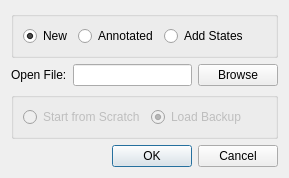
<?xml version="1.0" encoding="UTF-8"?>
<ui version="4.0">
 <class>OpenFile</class>
 <widget class="QDialog" name="OpenFile">
  <property name="geometry">
   <rect>
    <x>0</x>
    <y>0</y>
    <width>289</width>
    <height>164</height>
   </rect>
  </property>
  <property name="windowTitle">
   <string>Open File</string>
  </property>
  <layout class="QVBoxLayout" name="verticalLayout">
   <item>
    <widget class="QGroupBox" name="groupBox">
     <property name="title">
      <string/>
     </property>
     <layout class="QHBoxLayout" name="horizontalLayout">
      <item>
       <widget class="QRadioButton" name="new_radioButton">
        <property name="text">
         <string>New</string>
        </property>
        <property name="checked">
         <bool>true</bool>
        </property>
       </widget>
      </item>
      <item>
       <widget class="QRadioButton" name="annotated_radioButton">
        <property name="text">
         <string>Annotated</string>
        </property>
       </widget>
      </item>
      <item>
       <widget class="QRadioButton" name="states_radioButton">
        <property name="text">
         <string>Add States</string>
        </property>
       </widget>
      </item>
      <item>
       <spacer name="horizontalSpacer">
        <property name="orientation">
         <enum>Qt::Horizontal</enum>
        </property>
        <property name="sizeHint" stdset="0">
         <size>
          <width>40</width>
          <height>20</height>
         </size>
        </property>
       </spacer>
      </item>
     </layout>
    </widget>
   </item>
   <item>
    <layout class="QHBoxLayout" name="horizontalLayout_3">
     <item>
      <widget class="QLabel" name="label">
       <property name="text">
        <string>Open File:</string>
       </property>
      </widget>
     </item>
     <item>
      <widget class="QLineEdit" name="path_lineEdit"/>
     </item>
     <item>
      <widget class="QPushButton" name="browse_button">
       <property name="text">
        <string>Browse</string>
       </property>
      </widget>
     </item>
    </layout>
   </item>
   <item>
    <widget class="QGroupBox" name="groupBox_2">
     <property name="title">
      <string/>
     </property>
     <layout class="QHBoxLayout" name="horizontalLayout_2">
      <item>
       <widget class="QRadioButton" name="scratch_radioButton">
        <property name="enabled">
         <bool>false</bool>
        </property>
        <property name="text">
         <string>Start from Scratch</string>
        </property>
        <property name="checked">
         <bool>false</bool>
        </property>
       </widget>
      </item>
      <item>
       <widget class="QRadioButton" name="backup_radioButton">
        <property name="enabled">
         <bool>false</bool>
        </property>
        <property name="text">
         <string>Load Backup</string>
        </property>
        <property name="checked">
         <bool>true</bool>
        </property>
       </widget>
      </item>
      <item>
       <spacer name="horizontalSpacer_2">
        <property name="orientation">
         <enum>Qt::Horizontal</enum>
        </property>
        <property name="sizeHint" stdset="0">
         <size>
          <width>40</width>
          <height>20</height>
         </size>
        </property>
       </spacer>
      </item>
     </layout>
    </widget>
   </item>
   <item>
    <widget class="QDialogButtonBox" name="buttonBox">
     <property name="enabled">
      <bool>true</bool>
     </property>
     <property name="orientation">
      <enum>Qt::Horizontal</enum>
     </property>
     <property name="standardButtons">
      <set>QDialogButtonBox::Cancel|QDialogButtonBox::Ok</set>
     </property>
    </widget>
   </item>
  </layout>
 </widget>
 <resources/>
 <connections>
  <connection>
   <sender>buttonBox</sender>
   <signal>accepted()</signal>
   <receiver>OpenFile</receiver>
   <slot>accept()</slot>
   <hints>
    <hint type="sourcelabel">
     <x>248</x>
     <y>254</y>
    </hint>
    <hint type="destinationlabel">
     <x>157</x>
     <y>274</y>
    </hint>
   </hints>
  </connection>
  <connection>
   <sender>buttonBox</sender>
   <signal>rejected()</signal>
   <receiver>OpenFile</receiver>
   <slot>reject()</slot>
   <hints>
    <hint type="sourcelabel">
     <x>316</x>
     <y>260</y>
    </hint>
    <hint type="destinationlabel">
     <x>286</x>
     <y>274</y>
    </hint>
   </hints>
  </connection>
 </connections>
</ui>
